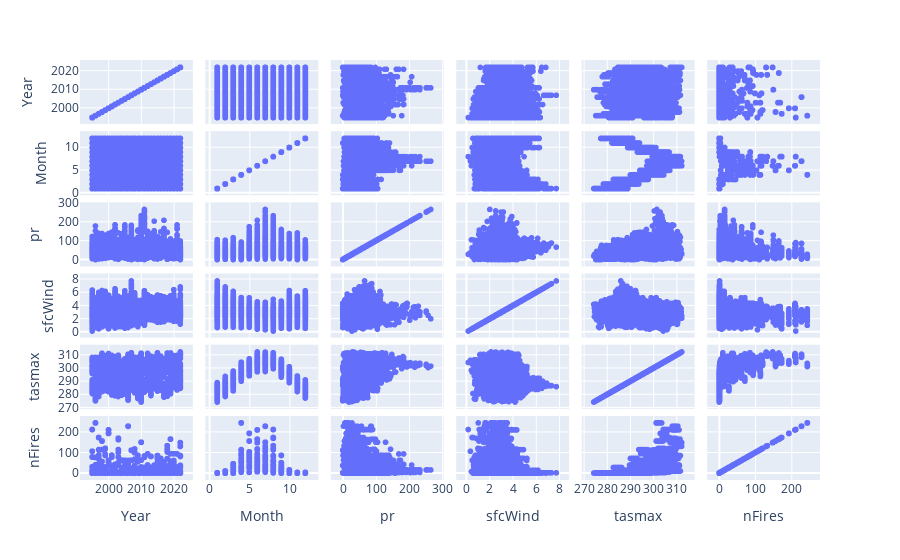

The notebook cell saved with this chart:
### Code cell
scat = pl.scatter_matrix(mdf)
scat.show()

### Figure 1 — Plotly figure (JSON) as saved in the notebook; plotly's stock layout.template omitted (floating-point values rounded to 4 significant figures; data arrays with more than 128 entries replaced by an {"elided": "..."} marker saying what was removed)
{"data": [{"dimensions": [{"axis": {"matches": true}, "label": "Year", "values": {"elided": "6620 int values"}}, {"axis": {"matches": true}, "label": "Month", "values": {"elided": "6620 int values"}}, {"axis": {"matches": true}, "label": "pr", "values": {"elided": "6620 float values"}}, {"axis": {"matches": true}, "label": "sfcWind", "values": {"elided": "6620 float values"}}, {"axis": {"matches": true}, "label": "tasmax", "values": {"elided": "6620 float values"}}, {"axis": {"matches": true}, "label": "nFires", "values": {"elided": "6620 int values"}}], "hovertemplate": "%{xaxis.title.text}=%{x}<br>%{yaxis.title.text}=%{y}<extra></extra>", "legendgroup": "", "marker": {"color": "#636efa", "symbol": "circle"}, "name": "", "showlegend": false, "type": "splom"}], "layout": {"autosize": true, "dragmode": "select", "legend": {"tracegroupgap": 0}, "margin": {"t": 60}, "xaxis": {"autorange": true, "range": [1989.0, 2028.0], "type": "linear"}, "xaxis2": {"autorange": true, "range": [-1.63, 14.63], "type": "linear"}, "xaxis3": {"autorange": true, "range": [-63.64, 329.8], "type": "linear"}, "xaxis4": {"autorange": true, "range": [-1.634, 9.583], "type": "linear"}, "xaxis5": {"autorange": true, "range": [265.1, 321.5], "type": "linear"}, "xaxis6": {"autorange": true, "range": [-58.34, 302.3], "type": "linear"}, "yaxis": {"autorange": true, "range": [1989.0, 2028.0], "type": "linear"}, "yaxis2": {"autorange": true, "range": [-1.63, 14.63], "type": "linear"}, "yaxis3": {"autorange": true, "range": [-63.64, 329.8], "type": "linear"}, "yaxis4": {"autorange": true, "range": [-1.634, 9.583], "type": "linear"}, "yaxis5": {"autorange": true, "range": [265.1, 321.5], "type": "linear"}, "yaxis6": {"autorange": true, "range": [-58.34, 302.3], "type": "linear"}}}
